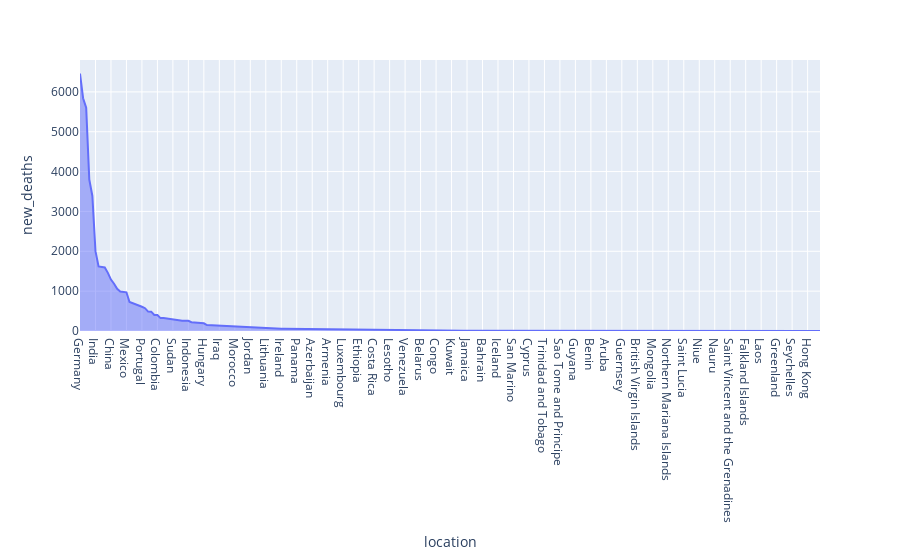

Notebook code for this chart:
### Code cell
px.area(grouped_df,x='location',y='new_deaths',facet_col_wrap=25)

### Figure 1 — Plotly figure (JSON) as saved in the notebook; plotly's stock layout.template omitted (floating-point values rounded to 4 significant figures; data arrays with more than 128 entries replaced by an {"elided": "..."} marker saying what was removed)
{"data": [{"fillpattern": {"shape": ""}, "hovertemplate": "location=%{x}<br>new_deaths=%{y}<extra></extra>", "legendgroup": "", "line": {"color": "#636efa"}, "marker": {"symbol": "circle"}, "mode": "lines", "name": "", "orientation": "v", "showlegend": false, "stackgroup": "1", "type": "scatter", "x": {"elided": "240 str values"}, "xaxis": "x", "y": {"elided": "240 int values"}, "yaxis": "y"}], "layout": {"legend": {"tracegroupgap": 0}, "margin": {"t": 60}, "xaxis": {"anchor": "y", "domain": [0, 1], "title": {"text": "location"}}, "yaxis": {"anchor": "x", "domain": [0, 1], "title": {"text": "new_deaths"}}}}
